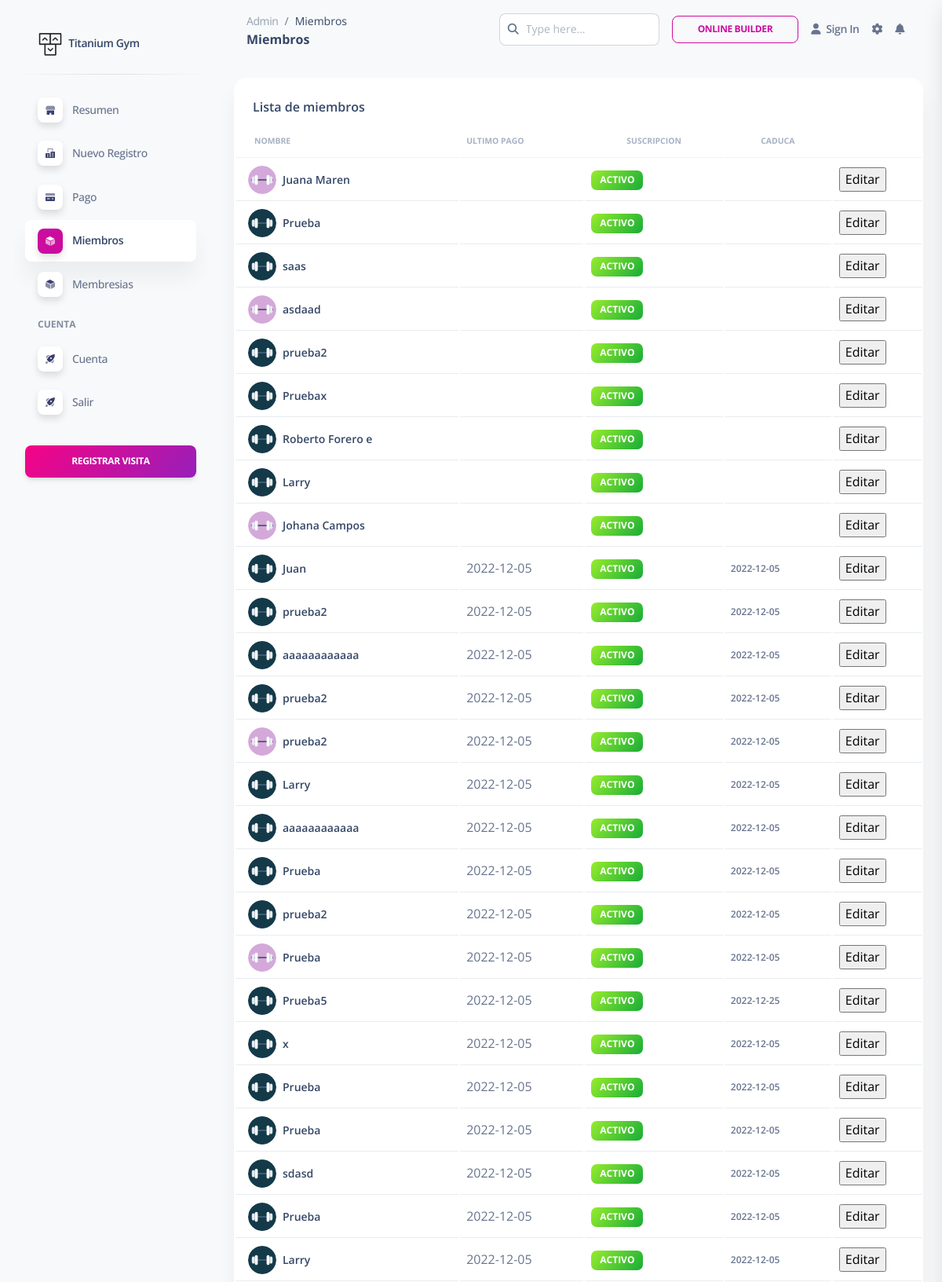
Page /dashboard/admin/table_view.php (signed in, upper part) on the committed database.
### tables this page shows
CREATE TABLE `users` (
  `userid` varchar(20) NOT NULL,
  `username` varchar(40) NOT NULL,
  `gender` varchar(8) NOT NULL,
  `dob` varchar(10) NOT NULL,
  `joining_date` varchar(10) NOT NULL
);

### dashboard/admin/table_view.php (the view, shortened to what this page needs)
<?php
require '../../include/db_conn.php';
?>
<!DOCTYPE html>
<html lang="es">
<head>
  <link href="../assets/css/nucleo-icons.css" rel="stylesheet" />
  <link href="../assets/css/nucleo-svg.css" rel="stylesheet" />
  <link href="../assets/css/nucleo-svg.css" rel="stylesheet" />
  <link id="pagestyle" href="../assets/css/soft-ui-dashboard.css?v=1.0.6" rel="stylesheet" />
</head>
<body class="g-sidenav-show  bg-gray-100">
  <?php $active = 'members'; include 'components/menu.php'; ?>
  <main class="main-content position-relative max-height-vh-100 h-100 border-radius-lg ">
    <?php $titlePage = 'Miembros'; include 'components/navbar.php'; ?>
    <div class="container-fluid py-4">
      <div class="row">
        <div class="col-12">
          <div class="card mb-4">
            <div class="card-header pb-0">
              <h6>Lista de miembros</h6>
            </div>
            <div class="card-body px-0 pt-0 pb-2">
              <div class="table-responsive p-0">
                <table class="table align-items-center mb-0">
                  <thead>
                    <tr>
                      <th class="text-uppercase text-secondary text-xxs font-weight-bolder opacity-7">Nombre</th>
                      <th class="text-uppercase text-secondary text-xxs font-weight-bolder opacity-7 ps-2">Ultimo Pago</th>
                      <th class="text-center text-uppercase text-secondary text-xxs font-weight-bolder opacity-7">Suscripcion</th>
                      <th class="text-center text-uppercase text-secondary text-xxs font-weight-bolder opacity-7">Caduca</th>
                      <th class="text-secondary opacity-7"></th>
                    </tr>
                  </thead>
                  <tbody>
				  <?php
							$query  = "select * from users ORDER BY joining_date";
							$result = mysqli_query($con, $query);
							if (mysqli_affected_rows($con) != 0) {
							    while ($row = mysqli_fetch_array($result, MYSQLI_ASSOC)) {
							        $uid   = $row['userid'];
							                $rowGender = $row['gender'];
											echo "<td>
                      <div class='d-flex px-2'>
                      <div>
                        <img src='../assets/img/$rowGender.svg' class='avatar avatar-sm rounded-circle me-2' alt='spotify'>
                      </div>
                      <div class='my-auto'>
                        <h6 class='mb-0 text-sm'>". $row['username'] ." </h6>
                      </div>
                    </div>
                      </td>";
											echo "<td>" . $row['joining_date'] ."</td>";
							                echo "<td><span class='badge badge-sm bg-gradient-success'>Activo</span></td>";
											echo "<td><p class='text-xs font-weight-bold mb-0'>" . $row['dob'] . "</p></td>";
							                echo "<td><form action='edit_member.php' method='post'><input type='hidden' name='name' value='" . $uid . "'/><input type='submit' class='a1-btn a1-blue' id='button1' value='Editar' class='btn btn-info'/></form></td></tr>";
							            }
							}
						?>
                  </tbody>
                </table>
              </div>
            </div>
          </div>
        </div>
      </div>
    </div>
  </main>
</body>
</html>

### rows in the picture
users: gender (picture), username "Juana Maren"
users: gender (picture), username "Prueba"
users: gender (picture), username "saas"
users: gender (picture), username "asdaad"
users: gender (picture), username "prueba2"
users: gender (picture), username "Pruebax"
users: gender (picture), username "Roberto Forero e"
users: gender (picture), username "Larry"
users: gender (picture), username "Johana Campos"
users: gender (picture), username "Juan", joining_date "2022-12-05", dob "2022-12-05"
users: gender (picture), username "prueba2", joining_date "2022-12-05", dob "2022-12-05"
users: gender (picture), username "aaaaaaaaaaaa", joining_date "2022-12-05", dob "2022-12-05"
users: gender (picture), username "prueba2", joining_date "2022-12-05", dob "2022-12-05"
users: gender (picture), username "prueba2", joining_date "2022-12-05", dob "2022-12-05"
users: gender (picture), username "Larry", joining_date "2022-12-05", dob "2022-12-05"
users: gender (picture), username "aaaaaaaaaaaa", joining_date "2022-12-05", dob "2022-12-05"
users: gender (picture), username "Prueba", joining_date "2022-12-05", dob "2022-12-05"
users: gender (picture), username "prueba2", joining_date "2022-12-05", dob "2022-12-05"
users: gender (picture), username "Prueba", joining_date "2022-12-05", dob "2022-12-05"
users: gender (picture), username "Prueba5", joining_date "2022-12-05", dob "2022-12-25"
users: gender (picture), username "x", joining_date "2022-12-05", dob "2022-12-05"
users: gender (picture), username "Prueba", joining_date "2022-12-05", dob "2022-12-05"
users: gender (picture), username "Prueba", joining_date "2022-12-05", dob "2022-12-05"
users: gender (picture), username "sdasd", joining_date "2022-12-05", dob "2022-12-05"
users: gender (picture), username "Prueba", joining_date "2022-12-05", dob "2022-12-05"
users: gender (picture), username "Larry", joining_date "2022-12-05", dob "2022-12-05"

### other values in the picture
$_ENV["PAGE_NAME"] "Titanium Gym"
$titlePage "Miembros"
